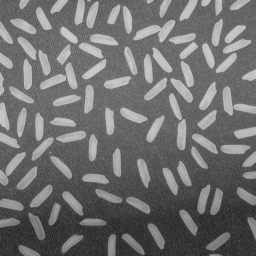
#> input picture cv09/cv09_rice.bmp, 256 x 256 px
$ python pokus.py
#> lines starting #> are read from the running program, lines starting #| are printed output that depends on the picture; after the words box and inside, x2 and y2 are one past the last pixel; in counts of white or black regions, pixels touching at a corner belong together
#> in main, image is the input picture: shape (256, 256); min 40, max 204, mean 111.2
### cv09/cv09.py
import cv2
import numpy as np
import matplotlib.pyplot as plt

# [12 lines left out: functions loadImage, convertToGray, not called in this run]

def topHatMethod(image, kernel_size=10):
#> called with kernel_size = 10
    se = cv2.getStructuringElement(cv2.MORPH_ELLIPSE, (2*kernel_size+1, 2*kernel_size+1))
    eroded = cv2.erode(image, se)
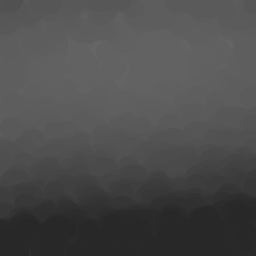
#> eroded: shape (256, 256); min 40, max 103, mean 76.3
    opened = cv2.dilate(eroded, se)
    tophat_image = cv2.subtract(image, opened)
    return tophat_image

def segmentImage(image):
    _, thresh = cv2.threshold(image, 0, 255, cv2.THRESH_BINARY + cv2.THRESH_OTSU)
    return thresh

# [78 lines left out: functions countObjects, plotResults, drawCentroids, main, not called in this run]

# [2 lines that do not run on import are left out]

### cv09/pokus.py
import cv2
import numpy as np
import matplotlib.pyplot as plt
from cv09 import topHatMethod

def main():
    # Načtení původního obrazu
    image = cv2.imread('cv09_rice.bmp', cv2.IMREAD_GRAYSCALE)
    if image is None:
        print("Nepodařilo se načíst obraz. Ujistěte se, že soubor 'cv09_rice.bmp' existuje ve správném umístění.")
        return

    # 1. Top-hat transformace
    # Vytvoření strukturního elementu (disk)
    se_size = 10
    tophat_image = topHatMethod(image, se_size)

    # 2. Segmentace obrazů pomocí prahování
    # Nalezení vhodných prahů pro původní a upravený obraz
    _, original_thresh = cv2.threshold(image, 0, 255, cv2.THRESH_BINARY + cv2.THRESH_OTSU)
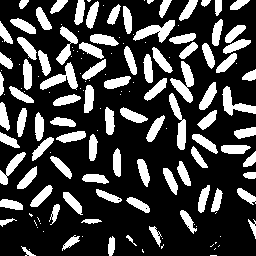
#> original_thresh: shape (256, 256); 25.8% white; 151 white regions (62 under 20 px), largest, box (x1, y1, x2, y2) and area: (170, 61, 194, 103) 448, (133, 20, 175, 43) 429, (40, 62, 78, 90) 423
    _, tophat_thresh = cv2.threshold(tophat_image, 0, 255, cv2.THRESH_BINARY + cv2.THRESH_OTSU)
#> tophat_thresh: shape (256, 256); 27% white; 100 white regions (5 under 20 px), largest, box (x1, y1, x2, y2) and area: (133, 20, 175, 42) 403, (169, 93, 186, 150) 400, (223, 86, 256, 116) 376

    # 3. Identifikace objektů (zrníček) pomocí barvení oblastí pomocí cv2.connectedComponentsWithStats
    num_labels_original, labels_original, stats_original, centroids_original = cv2.connectedComponentsWithStats(original_thresh)
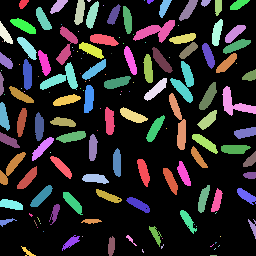
#> labels_original: shape (256, 256) int32; 152 distinct labels, from 0 to 151; one colour per label, 0 black
#> num_labels_original = 152; stats_original = 152 rows, first 6: [0, 0, 256, 256, 48634], [19, 0, 10, 9, 61], [50, 0, 18, 14, 134], [74, 0, 11, 25, 192], [87, 0, 4, 2, 6], [86, 1, 13, 28, 206]; centroids_original = 152 pairs, first value 1 to 252.6, second value 0 to 255
    num_labels_tophat, labels_tophat, stats_tophat, centroids_tophat = cv2.connectedComponentsWithStats(tophat_thresh)
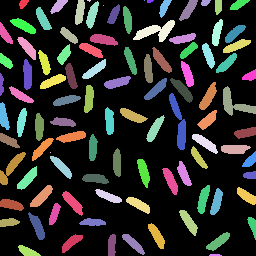
#> labels_tophat: shape (256, 256) int32; 101 distinct labels, from 0 to 100; one colour per label, 0 black
#> num_labels_tophat = 101; stats_tophat = 101 rows, first 6: [0, 0, 256, 256, 47869], [19, 0, 10, 9, 60], [50, 0, 18, 14, 130], [75, 0, 10, 25, 183], [87, 0, 4, 2, 5], [86, 1, 13, 28, 198]; centroids_tophat = 101 pairs, first value 1.13 to 252.2, second value 0 to 254.6

    # 4. Počítání zrníček s omezením minimální velikosti (90 pixelů)
    min_size = 90
    original_centroids = []
    tophat_centroids = []
    original_count = 0
    tophat_count = 0

    # První index (0) odpovídá pozadí, proto začínáme od 1
    for i in range(1, num_labels_original):
        if stats_original[i, cv2.CC_STAT_AREA] >= min_size:
            original_count += 1
            original_centroids.append((centroids_original[i][1], centroids_original[i][0]))  # (y, x) pro plt.plot
#> after the loop, original_centroids = 80 pairs, first value 4.14 to 245.7, second value 3.61 to 249.9; original_count = 80

    for i in range(1, num_labels_tophat):
        if stats_tophat[i, cv2.CC_STAT_AREA] >= min_size:
            tophat_count += 1
            tophat_centroids.append((centroids_tophat[i][1], centroids_tophat[i][0]))  # (y, x) pro plt.plot
#> after the loop, tophat_centroids = 90 pairs, first value 4.12 to 251, second value 3.5 to 252.2; tophat_count = 90

    # Výpis počtu zrníček
    print(f"Počet zrníček rýže na původním obrazku: {original_count}")
#| Počet zrníček rýže na původním obrazku: 80
    print(f"Počet zrníček rýže na upraveném obrazku (top-hat): {tophat_count}")
#| Počet zrníček rýže na upraveném obrazku (top-hat): 90

    # Zobrazení výsledků v jednom okně
    plt.figure(figsize=(12, 10))

    # Původní obraz
    plt.subplot(321)
    plt.imshow(image, cmap='gray')
    plt.title('Původní obraz')

    # Histogram původního obrazu
    plt.subplot(322)
    plt.hist(image.ravel(), 256, [0, 256])
    plt.title('Histogram původního obrazu')

    # Segmentovaný původní obraz
    plt.subplot(323)
    plt.imshow(original_thresh, cmap='gray')
    plt.title('Segmentovaný původní obraz')

    # Top-hat upravený obraz
    plt.subplot(324)
    plt.imshow(tophat_image, cmap='gray')
    plt.title('Top-hat upravený obraz')

    # Histogram upraveného obrazu
    plt.subplot(325)
    plt.hist(tophat_image.ravel(), 256, [0, 256])
    plt.title('Histogram top-hat obrazu')

    # Segmentovaný upravený obraz
    plt.subplot(326)
    plt.imshow(tophat_thresh, cmap='gray')
    plt.title('Segmentovaný top-hat obraz')

    plt.tight_layout()
    plt.savefig('segmentace.png')
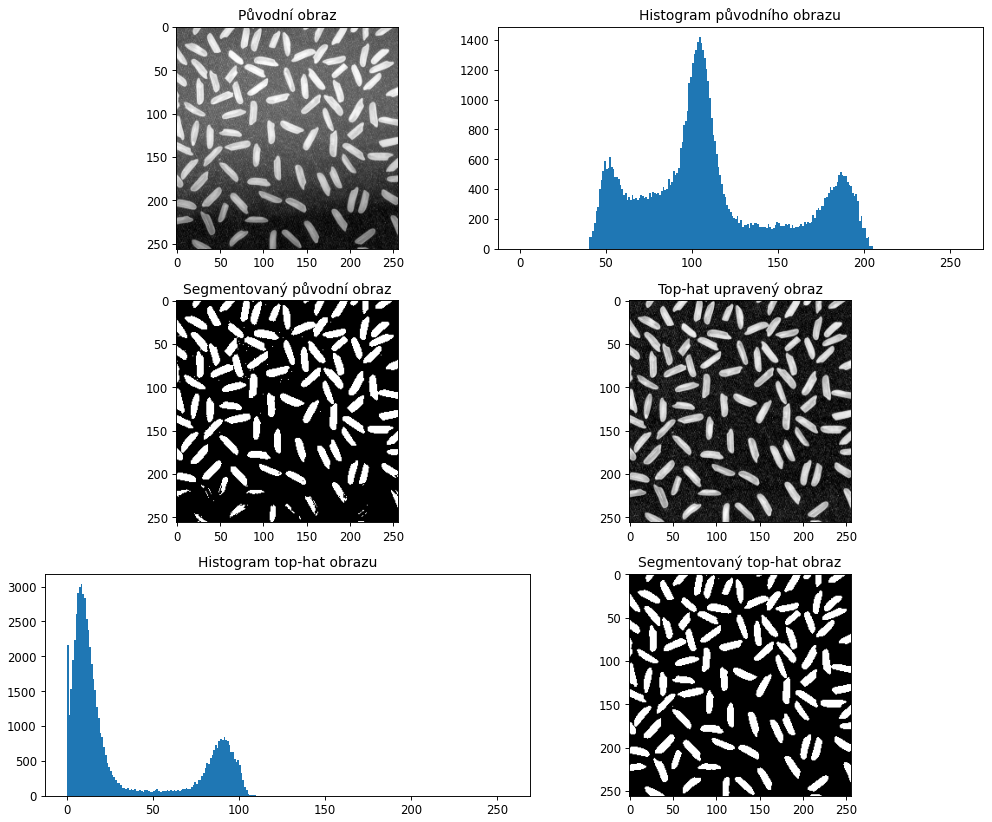
#> figure drawn by matplotlib, 6 panels; panel 2: tallest bar 1419 high, from x = 104 to 105; panel 5: tallest bar 3031 high, from x = 8 to 9
    plt.show()

    # Zobrazení těžišť v původním obrazu
    plt.figure(figsize=(10, 8))
    plt.imshow(image, cmap='gray')
    plt.title('Původní obraz s vyznačenými těžišti zrníček')

    # Vykreslení těžišť původního obrazu
    for y, x in original_centroids:
        plt.plot(x, y, 'r*', markersize=5)
#> this loop made 80 passes
#> (y, x) on passes 1 to 12: (5.68, 57.93), (11.83, 79.36), (14.72, 91.86), (7.17, 163.9), (9.5, 188), (6.49, 217.8), (4.14, 238.2), (14.63, 113.4), (18.9, 42.69), (19.37, 127.1), (25.41, 23.33), (32.26, 216.7)

    plt.savefig('teziste.png')
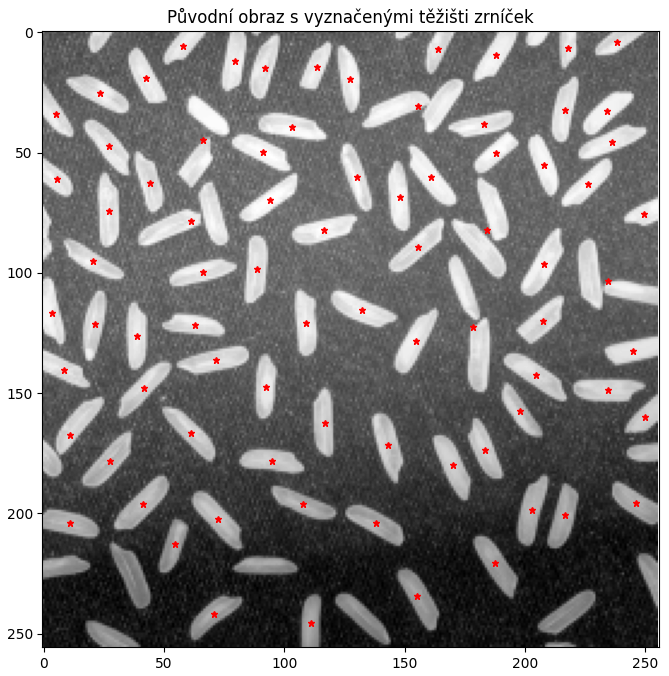
#> figure drawn by matplotlib, 1 panel
    plt.show()

    # Zobrazení těžišť v upraveném obrazu
    plt.figure(figsize=(10, 8))
    plt.imshow(tophat_image, cmap='gray')
    plt.title('Top-hat obraz s vyznačenými těžišti zrníček')

    # Vykreslení těžišť upraveného obrazu
    for y, x in tophat_centroids:
        plt.plot(x, y, 'r*', markersize=5)
#> this loop made 90 passes
#> (y, x) on passes 1 to 12: (5.62, 58.04), (11.68, 79.42), (14.56, 91.9), (7.13, 164), (9.42, 188.1), (6.15, 217.9), (4.12, 238.2), (14.45, 113.5), (18.88, 42.63), (19.17, 127.1), (25.31, 23.2), (32.34, 216.7)

    plt.savefig('teziste_tophat.png')
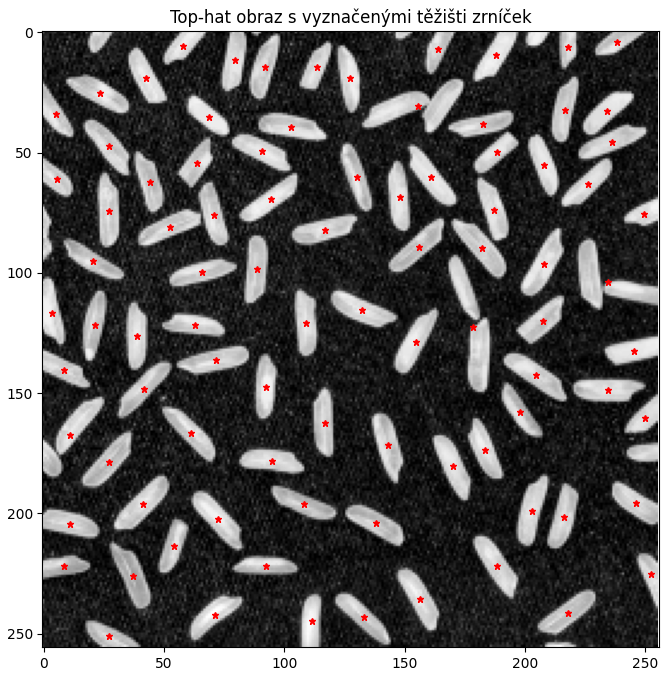
#> figure drawn by matplotlib, 1 panel
    plt.show()

if __name__ == "__main__":
    main()
